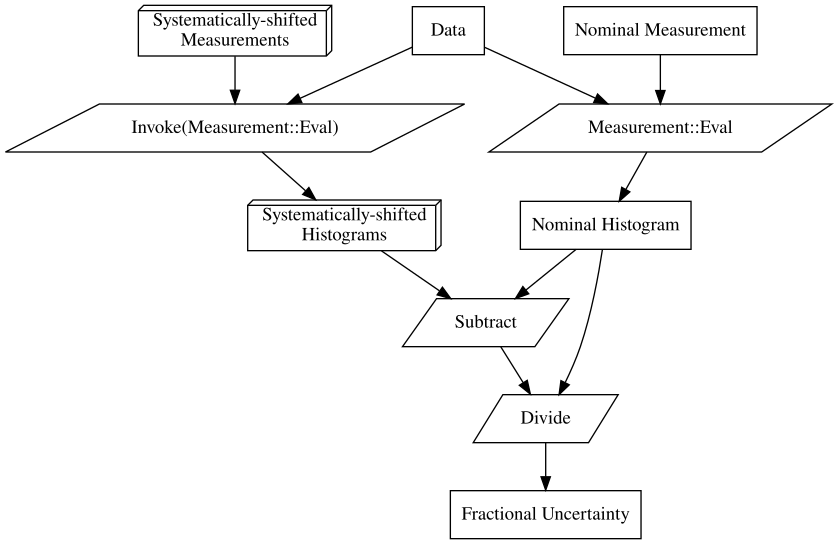

This chart was generated by the following Python code:
import pygraphviz as pgv
from format_utils import *

g = pgv.AGraph(strict=False, directed=True)

g.add_node('SM', label='Systematically-shifted \\nMeasurements', shape='box3d')
g.add_node('NM', label='Nominal Measurement', shape='box')
g.add_node('Data', shape='box')

g.add_node('SE', label='Invoke(Measurement::Eval)', shape='parallelogram')
g.add_edge('SM', 'SE')
g.add_edge('Data', 'SE')

g.add_node('NE', label=' Measurement::Eval', shape='parallelogram')
g.add_edge('NM', 'NE')
g.add_edge('Data', 'NE')

g.add_node('SH', label='Systematically-shifted \\nHistograms', shape='box3d')
g.add_node('NH', label='Nominal Histogram', shape='box')
g.add_edge('NE', 'NH')
g.add_edge('SE', 'SH')

g.add_node('sub', label='Subtract', shape='parallelogram')
g.add_edge('SH', 'sub')
g.add_edge('NH', 'sub')

g.add_node('div', label='Divide', shape='parallelogram')
g.add_edge('sub', 'div')
g.add_edge('NH', 'div')
g.add_node('FU', label='Fractional Uncertainty', shape='box')
g.add_edge('div', 'FU')

g.layout(prog='dot')
g.draw('simple_quad_sum_flowchart.svg', prog='dot')
